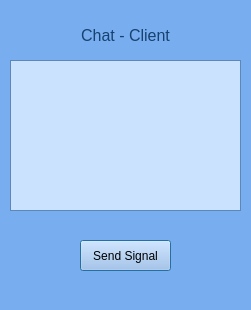
<?xml version="1.0" encoding="UTF-8"?>
<ui version="4.0">
 <class>ChatWidget</class>
 <widget class="QDialog" name="ChatWidget">
  <property name="geometry">
   <rect>
    <x>0</x>
    <y>0</y>
    <width>251</width>
    <height>310</height>
   </rect>
  </property>
  <property name="palette">
   <palette>
    <active>
     <colorrole role="WindowText">
      <brush brushstyle="SolidPattern">
       <color alpha="255">
        <red>23</red>
        <green>65</green>
        <blue>111</blue>
       </color>
      </brush>
     </colorrole>
     <colorrole role="Button">
      <brush brushstyle="SolidPattern">
       <color alpha="255">
        <red>162</red>
        <green>193</green>
        <blue>240</blue>
       </color>
      </brush>
     </colorrole>
     <colorrole role="Light">
      <brush brushstyle="SolidPattern">
       <color alpha="255">
        <red>255</red>
        <green>255</green>
        <blue>255</blue>
       </color>
      </brush>
     </colorrole>
     <colorrole role="Base">
      <brush brushstyle="SolidPattern">
       <color alpha="255">
        <red>203</red>
        <green>226</green>
        <blue>255</blue>
       </color>
      </brush>
     </colorrole>
     <colorrole role="Window">
      <brush brushstyle="SolidPattern">
       <color alpha="255">
        <red>120</red>
        <green>174</green>
        <blue>240</blue>
       </color>
      </brush>
     </colorrole>
     <colorrole role="AlternateBase">
      <brush brushstyle="SolidPattern">
       <color alpha="255">
        <red>255</red>
        <green>255</green>
        <blue>255</blue>
       </color>
      </brush>
     </colorrole>
    </active>
    <inactive>
     <colorrole role="WindowText">
      <brush brushstyle="SolidPattern">
       <color alpha="255">
        <red>23</red>
        <green>65</green>
        <blue>111</blue>
       </color>
      </brush>
     </colorrole>
     <colorrole role="Button">
      <brush brushstyle="SolidPattern">
       <color alpha="255">
        <red>162</red>
        <green>193</green>
        <blue>240</blue>
       </color>
      </brush>
     </colorrole>
     <colorrole role="Light">
      <brush brushstyle="SolidPattern">
       <color alpha="255">
        <red>255</red>
        <green>255</green>
        <blue>255</blue>
       </color>
      </brush>
     </colorrole>
     <colorrole role="Base">
      <brush brushstyle="SolidPattern">
       <color alpha="255">
        <red>203</red>
        <green>226</green>
        <blue>255</blue>
       </color>
      </brush>
     </colorrole>
     <colorrole role="Window">
      <brush brushstyle="SolidPattern">
       <color alpha="255">
        <red>120</red>
        <green>174</green>
        <blue>240</blue>
       </color>
      </brush>
     </colorrole>
     <colorrole role="AlternateBase">
      <brush brushstyle="SolidPattern">
       <color alpha="255">
        <red>255</red>
        <green>255</green>
        <blue>255</blue>
       </color>
      </brush>
     </colorrole>
    </inactive>
    <disabled>
     <colorrole role="Button">
      <brush brushstyle="SolidPattern">
       <color alpha="255">
        <red>162</red>
        <green>193</green>
        <blue>240</blue>
       </color>
      </brush>
     </colorrole>
     <colorrole role="Light">
      <brush brushstyle="SolidPattern">
       <color alpha="255">
        <red>255</red>
        <green>255</green>
        <blue>255</blue>
       </color>
      </brush>
     </colorrole>
     <colorrole role="Base">
      <brush brushstyle="SolidPattern">
       <color alpha="255">
        <red>120</red>
        <green>174</green>
        <blue>240</blue>
       </color>
      </brush>
     </colorrole>
     <colorrole role="Window">
      <brush brushstyle="SolidPattern">
       <color alpha="255">
        <red>120</red>
        <green>174</green>
        <blue>240</blue>
       </color>
      </brush>
     </colorrole>
     <colorrole role="AlternateBase">
      <brush brushstyle="SolidPattern">
       <color alpha="255">
        <red>255</red>
        <green>255</green>
        <blue>255</blue>
       </color>
      </brush>
     </colorrole>
    </disabled>
   </palette>
  </property>
  <property name="windowTitle">
   <string>Dialog</string>
  </property>
  <widget class="QPushButton" name="pushButton">
   <property name="geometry">
    <rect>
     <x>80</x>
     <y>240</y>
     <width>91</width>
     <height>31</height>
    </rect>
   </property>
   <property name="text">
    <string>Send Signal</string>
   </property>
  </widget>
  <widget class="QPlainTextEdit" name="plainTextEdit">
   <property name="geometry">
    <rect>
     <x>10</x>
     <y>60</y>
     <width>231</width>
     <height>151</height>
    </rect>
   </property>
  </widget>
  <widget class="QLabel" name="label">
   <property name="geometry">
    <rect>
     <x>10</x>
     <y>20</y>
     <width>231</width>
     <height>31</height>
    </rect>
   </property>
   <property name="font">
    <font>
     <pointsize>12</pointsize>
    </font>
   </property>
   <property name="text">
    <string>Chat - Client</string>
   </property>
   <property name="alignment">
    <set>Qt::AlignCenter</set>
   </property>
  </widget>
 </widget>
 <resources/>
 <connections/>
</ui>
